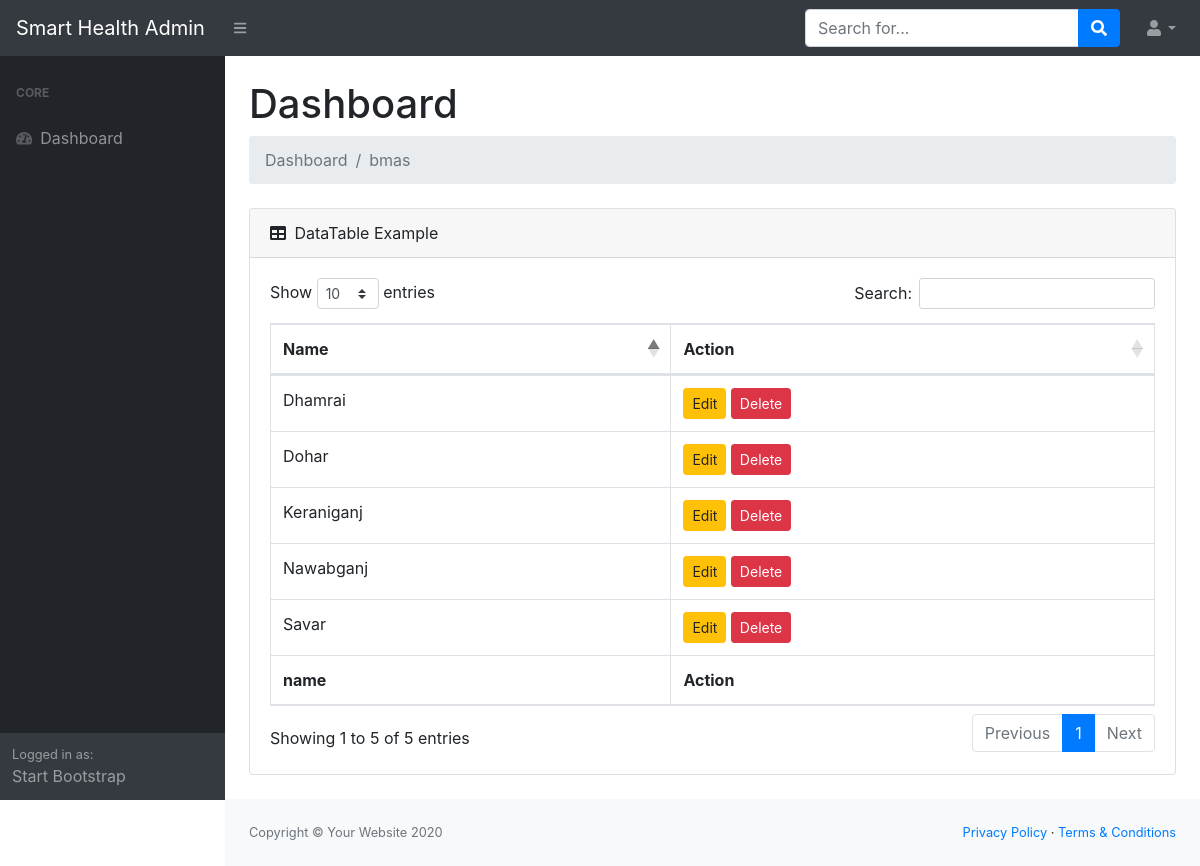
Screenshot of /main/all-thana/ (signed in) with the database file from the repository.
### users/models.py (models this page shows, shortened)
class Thana(models.Model):
    district = models.ForeignKey(District, on_delete=models.CASCADE)
    name = models.CharField(max_length=30)

### users/views.py (the view)
# urls.py: path('main/all-thana/', allthana, name='all-thana'),
@login_required
def allthana(request):
    ctx = {
        'thanas' : Thana.objects.all()
    }
    return render(request, 'users/admin/thana_list.html', context=ctx)

### users/templates/users/admin/thana_list.html
{% extends 'users/admin/base.html' %}
{% block content %}
<h1 class="mt-4">Dashboard</h1>
<ol class="breadcrumb mb-4">
    <li class="breadcrumb-item active">Dashboard</li>
    <li class="breadcrumb-item active">bmas</li>
</ol>
<div class="card mb-4">
    <div class="card-header">
        <i class="fas fa-table mr-1"></i>
        DataTable Example
    </div>
    <div class="card-body">
        <div class="table-responsive">
            <table class="table table-bordered" id="dataTable" width="100%" cellspacing="0">
                <thead>
                    <tr>
                        <th>Name</th>
                        <th>Action</th>
                    </tr>
                </thead>
                <tfoot>
                    <tr>
                        <th>name</th>
                        <th>Action</th>
                    </tr>
                </tfoot>
                <tbody>
                    {% for thana in thanas %}
                    <tr>
                        <td>{{ thana.name }}</td>
                        <td>
                            <a href="" class="btn btn-sm btn-warning">Edit</a>
                            <a href="" class="btn btn-sm btn-danger">Delete</a>
                        </td>
                    </tr>
                    {% endfor %}
                </tbody>
            </table>
        </div>
    </div>
</div>
{% endblock content %}

### rows the page displays
Thana: name "Dohar"
Thana: name "Nawabganj"
Thana: name "Keraniganj"
Thana: name "Dhamrai"
Thana: name "Savar"
